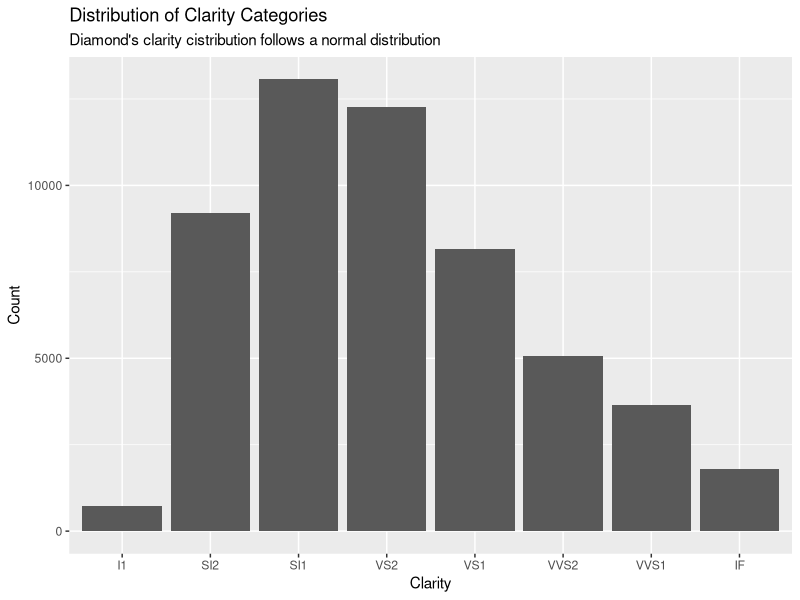
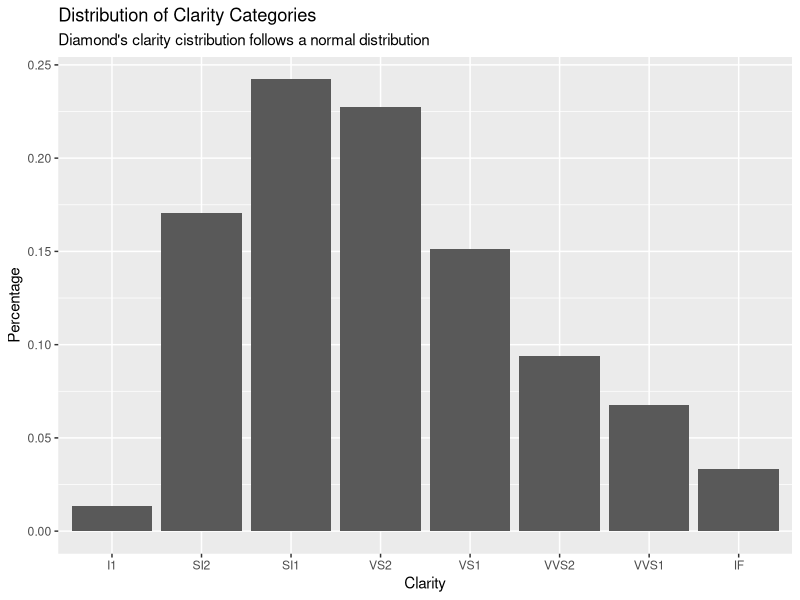
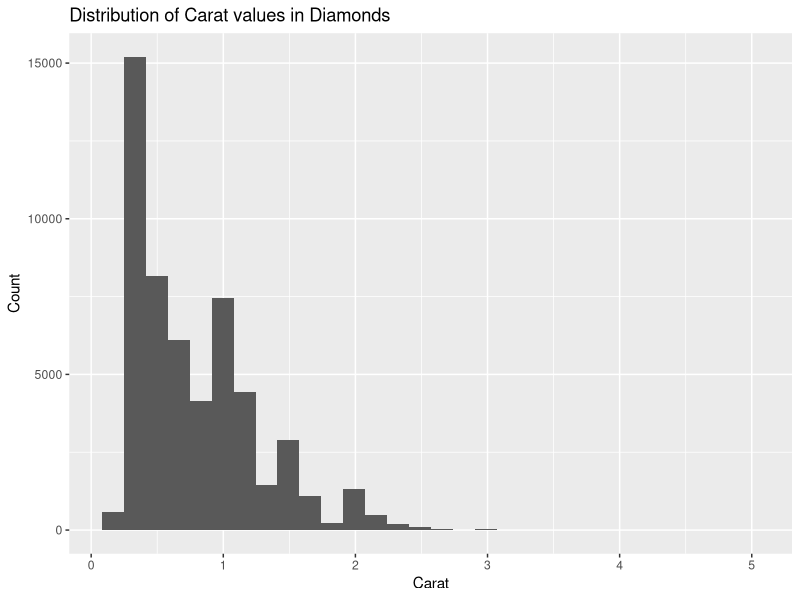
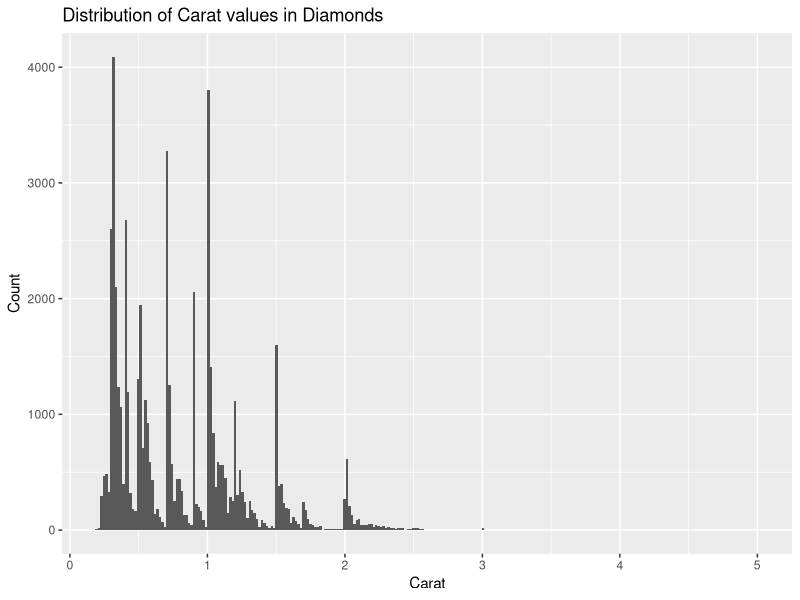
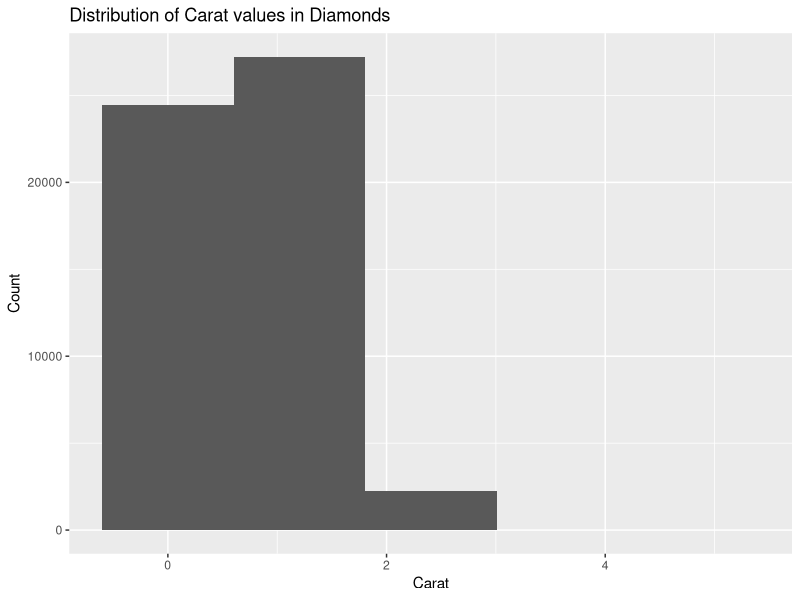
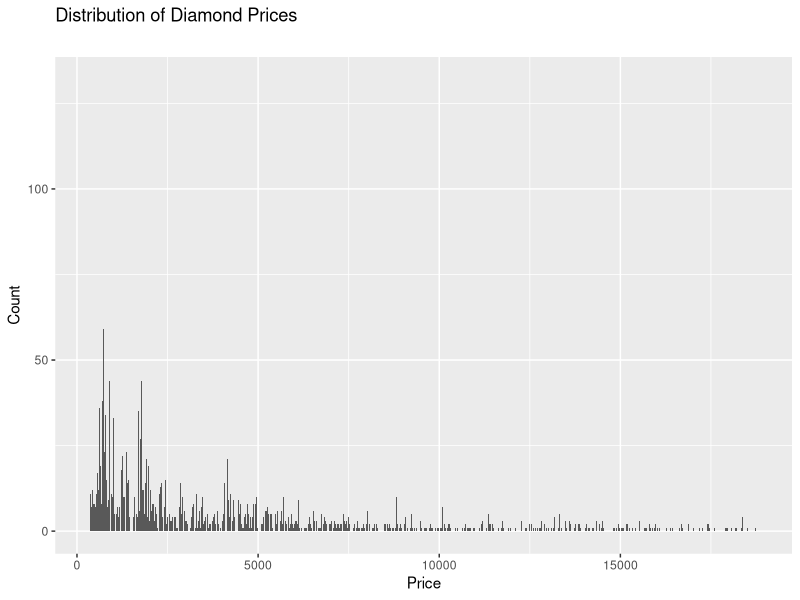
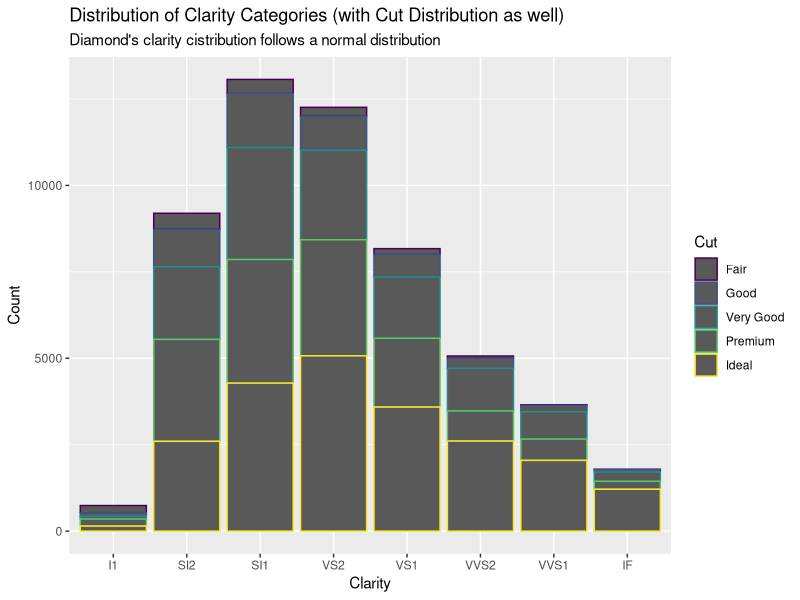
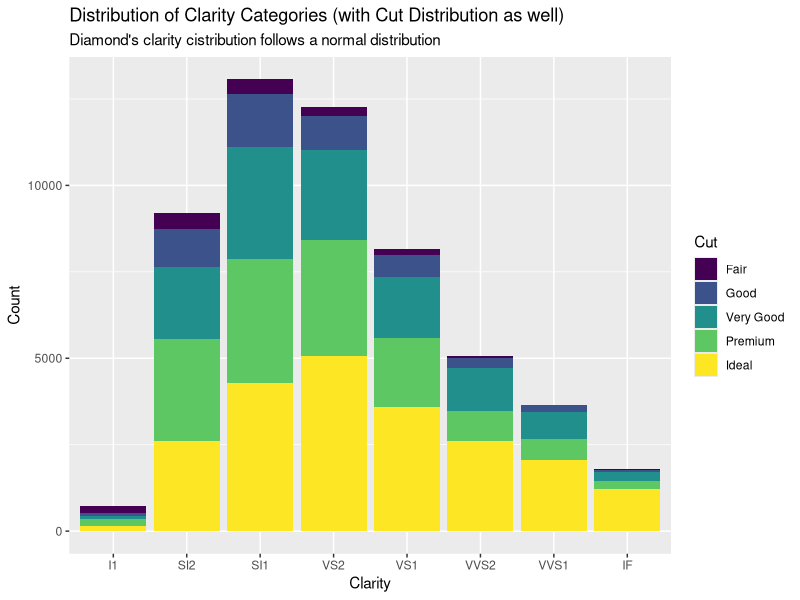

The R source for these figures, in order:
library(tidyverse)
library(forcats)

# 1 - Create a visualization of the distribution of the clarity variable
# in diamonds.

ggplot(data = diamonds, aes(x = clarity)) + 
    labs(title = "Distribution of Clarity Categories",
         subtitle = "Diamond's clarity cistribution follows a normal distribution",
         x = "Clarity",
         y = "Count") + 
    geom_bar()
    

# 2 - Re-do the previous problem, but have the y-axis record the
# percentages of each clarity value within diamonds.

ggplot(data = diamonds, aes(x = clarity, y = stat(prop), group = 1)) + 
    labs(title = "Distribution of Clarity Categories",
         subtitle = "Diamond's clarity cistribution follows a normal distribution",
         x = "Clarity",
         y = "Percentage") + 
    geom_bar()

# 3 - Create a visualization of the distribution of the carat variable
# in diamonds.

ggplot(data = diamonds, aes(x = carat)) +
    labs(title = "Distribution of Carat values in Diamonds",
         x = "Carat",
         y = "Count") + 
    geom_histogram()

# 4 - Create a histogram for which the bins are way too narrow. 
# Then create one for which they’re way too wide. What do you observe
# in each case?

# One is unnecessarily detailed (more information than needed, it makes it 
# difficult to make general conclusion) and the other is too summarized,
# making it an unreliable source of information.

ggplot(data = diamonds, aes(x = carat)) +
    labs(title = "Distribution of Carat values in Diamonds",
         x = "Carat",
         y = "Count") + 
    geom_histogram(bins = length(unique(diamonds$carat)))

ggplot(data = diamonds, aes(x = carat)) +
    labs(title = "Distribution of Carat values in Diamonds",
         x = "Carat",
         y = "Count") + 
    geom_histogram(bins = 5)
    
# 5 - Create a bar graph that shows the distribution of the price
# variable in diamonds. Why does it look so spiky? What should you
# have done to visualize the distribution of price?

# That's because we're using a visualization which is designed to be used
# with categorical and continuous variables and, in this case, we're dealing
# with a pair of continuous variables.

ggplot(data = diamonds, aes(x = price)) + 
    labs(title = "Distribution of Diamond Prices",
         subtitle = "",
         x = "Price",
         y = "Count") + 
    geom_bar()
    
# 6 - Two useful aesthetics for bar graphs are color and fill. 
# For your bar graph from Exercise 1 above, try mapping cut to color
# and then to fill. Which seems to be the more helpful aesthetic?

# The fill aesthetic is definitely better because it separates cut 
# categories per bar more clearly than the colour aesthetic.

ggplot(data = diamonds, aes(x = clarity, colour = cut)) + 
    labs(title = "Distribution of Clarity Categories (with Cut Distribution as well)",
         subtitle = "Diamond's clarity cistribution follows a normal distribution",
         x = "Clarity",
         y = "Count",
         colour = "Cut") + 
    geom_bar()

ggplot(data = diamonds, aes(x = clarity, fill = cut)) + 
    labs(title = "Distribution of Clarity Categories (with Cut Distribution as well)",
         subtitle = "Diamond's clarity cistribution follows a normal distribution",
         x = "Clarity",
         y = "Count",
         fill = "Cut") + 
    geom_bar()

# 7 - A more useful way to apply the color or fill aesthetics is to
# pair them with the optional position argument. Run the following 
# code and reflect on how the bar graph might be better than the ones
# from Exercise 6.

# On the previous visualization I noticed that it wasn't clear that the 
# other categories followed a normal distribution just like the "Ideal"
# category, with the position parameter set to dodge, it is now very clear
# that the conjecture is actually true for all categories of cut. 
# Very cool!

ggplot(data = diamonds) +
    geom_bar(mapping = aes(x = clarity, fill = cut), position = "dodge")

# 8 - Explain why the following code would produce a bar graph that would 
# contain some redundancy but would also be visually pleasing:

# The fill parameter is unnecessary because we already have the information
# on the x axis legends about what each column represents. On the other 
# hand, the redundancy that the color parameter brings makes the 
# visualization more pleasing to see and also highlights the 
# differentiation of the columns.

ggplot(data = diamonds) +
    geom_bar(mapping = aes(x = cut, fill = cut))

# 9 - Reproduce the bar graph from the previous problem, but add an
# extra layer:+ coord_polar(). What happens?

# Now the graph isn't a bar graph anymore, it is a pie chart? sort of? 
# Idk how to call it. Each bar is now a piece of the pie with a color
# differentiation and also the length of the pie in height and angle is
# more information redundancy for column differentiation. I don't think
# this layer is necessary.

ggplot(data = diamonds) +
    geom_bar(mapping = aes(x = cut, fill = cut)) + 
    coord_polar()
    
# 10 - Create a visualization of the distribution of the manufacturer
# variable in mpg. Explain why this visualization would look better if
# the bars were displayed horizontally rather than vertically, then 
# create such a visualization. (Hint: Recall how this is done for box
# plots.)

# It is better vertically because the labels for each column don't overlap
# each other.

ggplot(data = mpg, aes(x = manufacturer)) + 
    geom_bar() + 
    coord_flip()

# 11 - The aesthetics for geom_histogram are the same as those for
# geom_bar. Create a histogram that shows the distribution of carat
# within diamonds and use an aesthetic to show the distribution of cut
# values within each bin.

ggplot(data = diamonds, aes(x = carat, fill = cut)) +
    labs(title = "Distribution of Carat values in Diamonds",
         x = "Carat",
         y = "Count") + 
    geom_histogram()

# 12 - A geom very similar to geom_histogram is geom_freqpoly. Create
# a visualization of the distribution of price within diamonds using 
# geom_freqpoly instead of geom_histogram. Why might this sometimes be
# preferable to a histogram?

# It sort of has almost the same amount of information as a histrogram
# but with less things in the viz. It also shows the same trends you'd
# see in a histogram but with less visuals, which means you can fit
# more visuals with it.

ggplot(data = diamonds, aes(x = price)) +
    labs(title = "Distribution of Prices of Diamonds",
         x = "Price",
         y = "Count") + 
    geom_freqpoly()

# 13 - As you may have seen in Exercise 11, you can map a third 
# variable to the color or fill aesthetic, but the result is somewhat
# visually confusing. Retry Exercise 11, but use geom_freqpoly rather
# than geom_histogram. Do you think this is a better visualization?

# Not sure if I'm doing something wrong here, but I actually prefer 
# the viz in the Exercise 11 lul.

ggplot(data = diamonds, aes(x = carat, color = cut)) +
    labs(title = "Distribution of Carat values in Diamonds",
         x = "Carat",
         y = "Count") + 
    geom_freqpoly()

# 14 - Using the mpg data set, create a visualization of the 
# distribution of types of cars in the data set, and include a 
# breakdown of the distribution of drive trains present for each 
# type of car. Label the x- and y-axes and the legend with meaningful 
# names, and give your plot an appropriate title.

ggplot(data = mpg, aes(x =  fct_rev(fct_infreq(class)), fill = drv)) + 
    labs(title = "Distribution of Car Types (with Drive Train breakdown)",
         subtitle = "With exception of Subcompacts, hardly any variety of drive trains is seen per category",
         x = "Car Type",
         y = "Count",
         fill = "Drive Train",
         caption = "Source: fueleconomy.gov") + 
    geom_bar()
